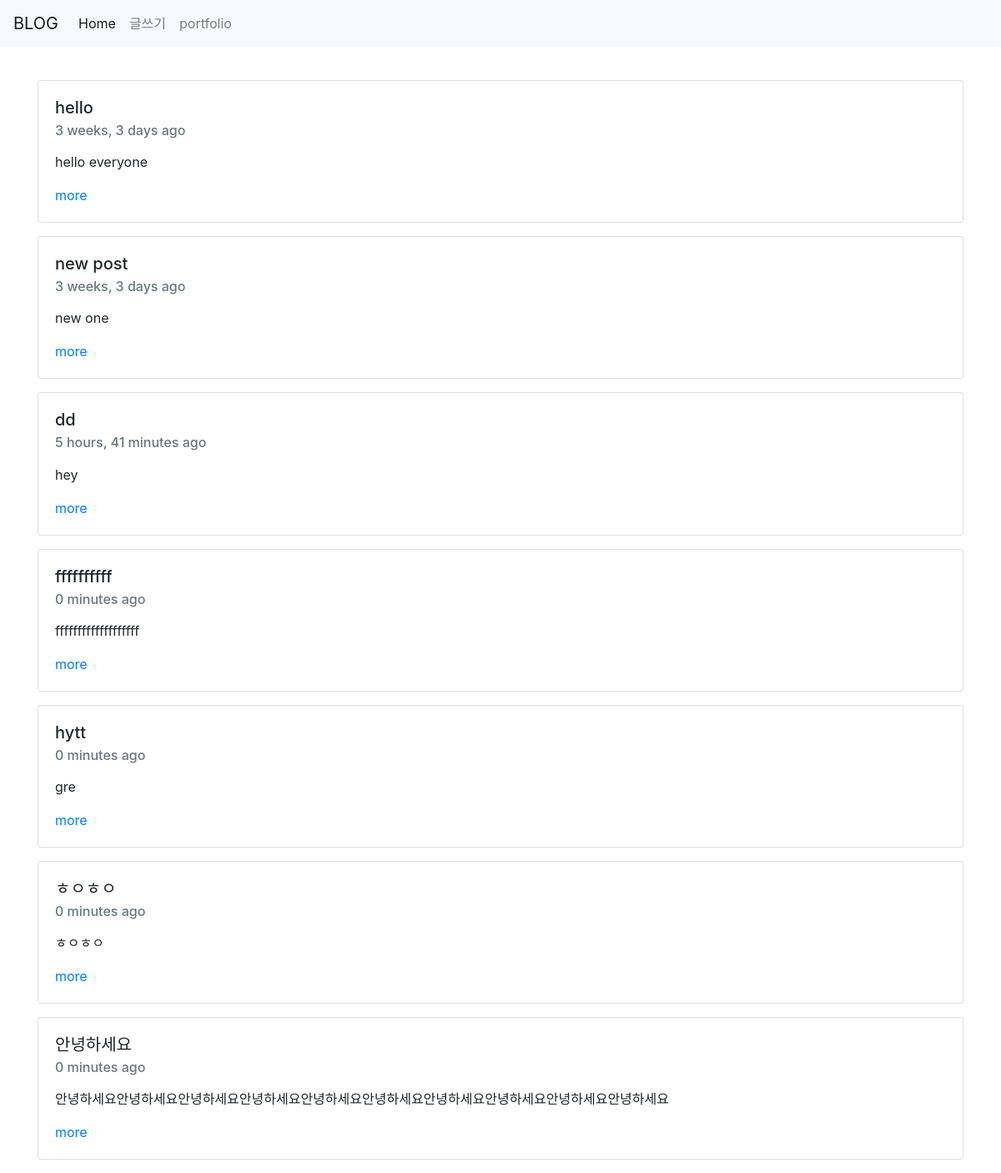
The page / on the database its author committed.
### blogapp/models.py (models this page shows, shortened)
class Blog (models.Model):
    title = models.CharField(max_length=100)
    pub_date = models.DateTimeField('date published')
    body = models.TextField()
    def summary(self):
        return self.body[:50]

### blogapp/views.py (the view)
# urls.py: 2. Add a URL to urlpatterns:  path('', views.home, name='home')
def home (request):
    blogs = Blog.objects #쿼리셋
    return render (request, 'home.html', {'blogs':blogs})

### blogapp/templates/home.html
{% extends 'base.html' %}
{% block contents %}
  <br>
  <div class="container">
  {% for blog in blogs.all %}
  <p>
    <div class="card">
      <div class="card-body">
        <h5 class="card-title">{{ blog.title }}</h5>
        <h6 class="card-subtitle mb-2 text-muted"><p>{{ blog.pub_date|timesince }} ago</p></h6>
        <p class="card-text">{{ blog.summary }}</p>
        <a href="{% url 'detail' blog.id %}" class="card-link">more</a>
      </div>
    </div></p>
  {% endfor %}
  </div>
{% endblock %}

### blogproject/templates/base.html (shortened to what this page needs)
<!DOCTYPE html>
<html lang="en">
<head>
    <link rel="stylesheet" href="https://stackpath.bootstrapcdn.com/bootstrap/4.3.1/css/bootstrap.min.css">
</head>
<body>
  <nav class="navbar navbar-expand-lg navbar-light bg-light">
    <a class="navbar-brand" href="#">BLOG</a>
    <div class="collapse navbar-collapse" id="navbarNavAltMarkup">
      <div class="navbar-nav">
        <a class="nav-item nav-link active" href="{% url 'home'  %}">Home <span class="sr-only">(current)</span></a>
        <a class="nav-item nav-link" href="{% url 'new'  %}">글쓰기</a>
        <a class="nav-item nav-link" href="{% url 'portfolio'  %}">portfolio</a>
      </div>
    </div>
  </nav>
{% block contents %}
{% endblock %}
</body>
</html>

### rows shown on the page
Blog: title "hello", pub_date "3 weeks, 3 days", summary "hello everyone"
Blog: title "new post", pub_date "3 weeks, 3 days", summary "new one"
Blog: title "dd", pub_date "5 hours, 41 minutes", summary "hey"
Blog: title "ffffffffff", pub_date "0 minutes", summary "fffffffffffffffffff"
Blog: title "hytt", pub_date "0 minutes", summary "gre"
Blog: title "ㅎㅇㅎㅇ", pub_date "0 minutes", summary "ㅎㅇㅎㅇ"
Blog: title "안녕하세요", pub_date "0 minutes", summary "안녕하세요안녕하세요안녕하세요안녕하세요안녕하세요안녕하세요안녕하세요안녕하세요안녕하세요안녕하세요"
